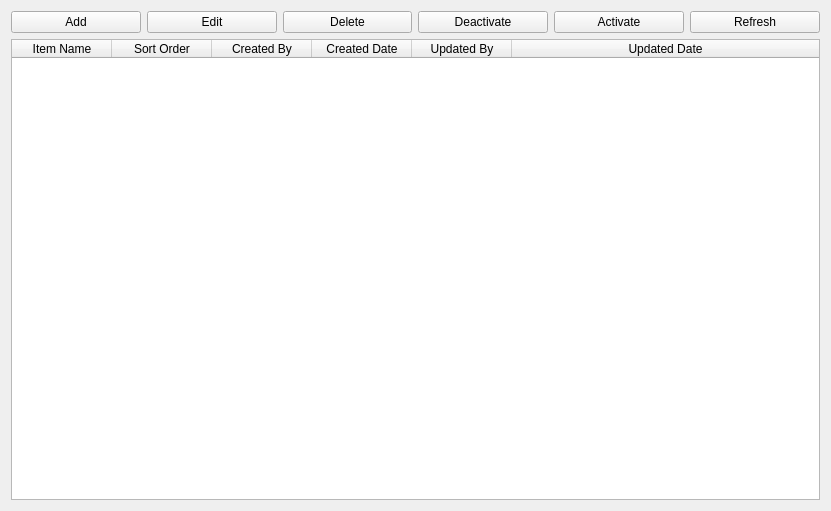
<?xml version="1.0" encoding="UTF-8"?>
<ui version="4.0">
 <class>Form</class>
 <widget class="QWidget" name="Form">
  <property name="geometry">
   <rect>
    <x>0</x>
    <y>0</y>
    <width>831</width>
    <height>511</height>
   </rect>
  </property>
  <property name="windowTitle">
   <string>Item Configuration</string>
  </property>
  <layout class="QVBoxLayout" name="verticalLayout">
   <item>
    <layout class="QHBoxLayout" name="horizontalLayout">
     <item>
      <widget class="QPushButton" name="btn_Add">
       <property name="text">
        <string>Add</string>
       </property>
      </widget>
     </item>
     <item>
      <widget class="QPushButton" name="btn_Edit">
       <property name="text">
        <string>Edit</string>
       </property>
      </widget>
     </item>
     <item>
      <widget class="QPushButton" name="btn_Delete">
       <property name="text">
        <string>Delete</string>
       </property>
      </widget>
     </item>
     <item>
      <widget class="QPushButton" name="btn_Deactivate">
       <property name="text">
        <string>Deactivate</string>
       </property>
      </widget>
     </item>
     <item>
      <widget class="QPushButton" name="btn_Activate">
       <property name="text">
        <string>Activate</string>
       </property>
      </widget>
     </item>
     <item>
      <widget class="QPushButton" name="btn_Refresh">
       <property name="text">
        <string>Refresh</string>
       </property>
      </widget>
     </item>
    </layout>
   </item>
   <item>
    <widget class="QTreeWidget" name="itemTree">
     <property name="headerHidden">
      <bool>false</bool>
     </property>
     <attribute name="headerCascadingSectionResizes">
      <bool>true</bool>
     </attribute>
     <column>
      <property name="text">
       <string notr="true">Item Name</string>
      </property>
      <property name="textAlignment">
       <set>AlignCenter</set>
      </property>
     </column>
     <column>
      <property name="text">
       <string>Sort Order</string>
      </property>
      <property name="textAlignment">
       <set>AlignCenter</set>
      </property>
     </column>
     <column>
      <property name="text">
       <string>Created By</string>
      </property>
      <property name="textAlignment">
       <set>AlignCenter</set>
      </property>
     </column>
     <column>
      <property name="text">
       <string>Created Date</string>
      </property>
      <property name="textAlignment">
       <set>AlignCenter</set>
      </property>
     </column>
     <column>
      <property name="text">
       <string>Updated By</string>
      </property>
      <property name="textAlignment">
       <set>AlignCenter</set>
      </property>
     </column>
     <column>
      <property name="text">
       <string>Updated Date</string>
      </property>
      <property name="textAlignment">
       <set>AlignCenter</set>
      </property>
     </column>
    </widget>
   </item>
  </layout>
 </widget>
 <resources/>
 <connections/>
</ui>
